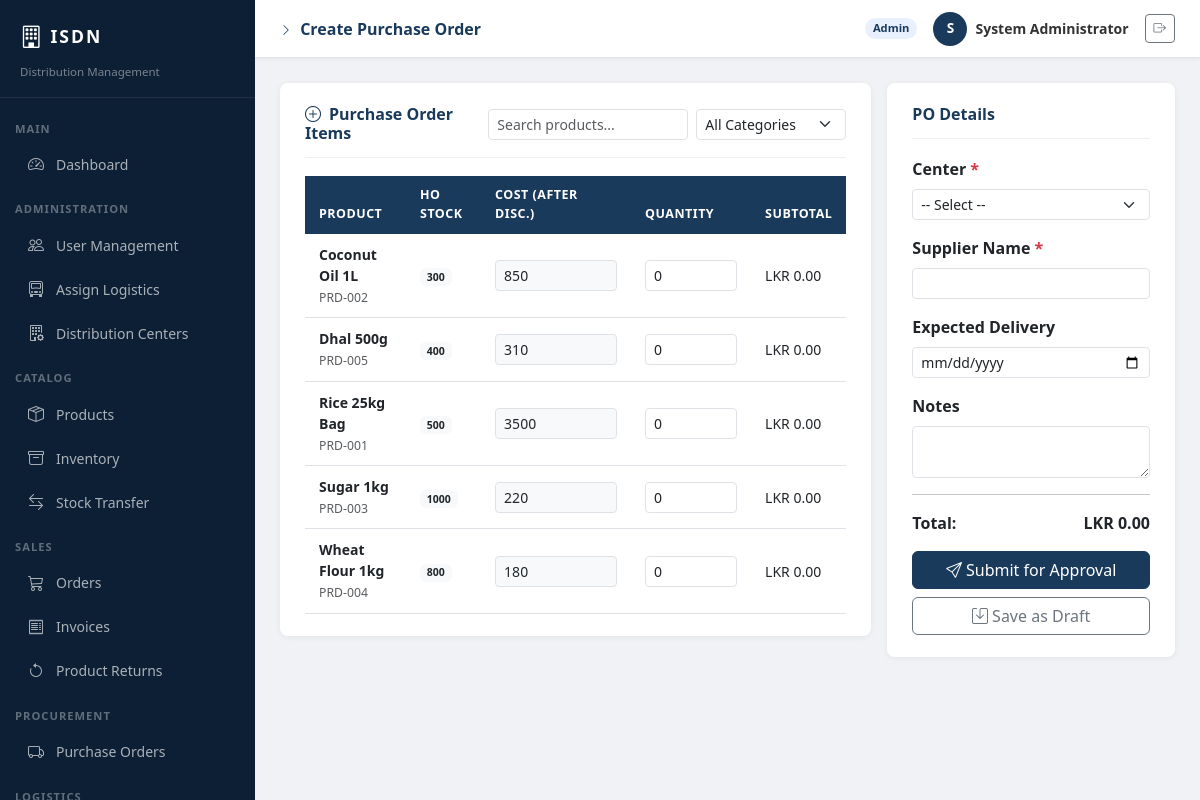
/create.php (signed in), run on the app's committed database.
### tables this page shows
CREATE TABLE products (
    id INT AUTO_INCREMENT PRIMARY KEY,
    sku VARCHAR(50) NOT NULL UNIQUE,
    name VARCHAR(150) NOT NULL,
    description TEXT,
    category VARCHAR(100),
    unit_price DECIMAL(10,2) NOT NULL DEFAULT 0.00,
    discount_percentage INT DEFAULT 0,
    unit_of_measure VARCHAR(30) DEFAULT 'unit',
    reorder_level INT DEFAULT 10,
    status ENUM('active','discontinued') DEFAULT 'active',
    created_at TIMESTAMP DEFAULT CURRENT_TIMESTAMP
);

### create.php (the view, shortened to what this page needs)
<?php
require_once BASE_URL . 'config/db.php';
$products = mysqli_query($conn,
    "SELECT p.*, (i.quantity_on_hand - i.quantity_reserved) AS ho_stock
     FROM products p
     INNER JOIN inventory i ON p.id = i.product_id AND i.center_id = 1
     WHERE p.status='active'
     ORDER BY p.name"
);
$centers  = mysqli_query($conn, "SELECT * FROM distribution_centers WHERE status='active'");
$my_center_id = null;
$hq_stmt = mysqli_query($conn, "SELECT id, name FROM distribution_centers WHERE province='None' LIMIT 1");
$hq_data = mysqli_fetch_assoc($hq_stmt);
$hq_name = $hq_data ? $hq_data['name'] : 'HQ Warehouse';
include BASE_URL . 'includes/header.php';
include BASE_URL . 'includes/sidebar.php';
include BASE_URL . 'includes/topbar.php';
?>
<form method="POST">
<div class="row g-3">
    <div class="col-xl-8">
        <div class="page-card">
            <div class="page-card-header d-flex justify-content-between align-items-center">
                <h5><i class="bi bi-plus-circle me-2"></i>Purchase Order Items</h5>
                <div class="d-flex gap-2">
                    <input type="text" id="productSearch" class="form-control form-control-sm" placeholder="Search products..." style="width: 200px;">
                    <select id="categoryFilter" class="form-select form-select-sm" style="width: 150px;">
                        <option value="">All Categories</option>
                    </select>
                </div>
            </div>
            <div class="table-responsive">
                <table class="table mb-0" id="poTable">
                    <thead><tr><th>Product</th><th>HO Stock</th><th>Cost (After Disc.)</th><th>Quantity</th><th>Subtotal</th></tr></thead>
                    <tbody>
                        <?php while ($p = mysqli_fetch_assoc($products)): ?>
                        <tr class="product-row"
                            data-name="<?= strtolower(htmlspecialchars($p['name'])) ?>"
                            data-sku="<?= strtolower(htmlspecialchars($p['sku'])) ?>"
                            data-category="<?= htmlspecialchars($p['category']) ?>">
                            <td>
                                <div class="fw-semibold"><?= htmlspecialchars($p['name']) ?></div>
                                <small class="text-muted"><?= $p['sku'] ?></small>
                            </td>
                            <td>
                                <span class="badge bg-light text-dark"><?= (int)($p['ho_stock'] ?? 0) ?></span>
                            </td>
                            <td style="width:150px;">
                                <?php
                                    $orig_price = (float)$p['unit_price'];
                                    $disc = (int)$p['discount_percentage'];
                                    $final_cost = $orig_price * (1 - ($disc / 100));
                                ?>
                                <input type="number" step="0.01" name="items[<?= $p['id'] ?>][cost]"
                                       class="form-control form-control-sm cost-input bg-light" min="0" value="<?= $final_cost ?>" readonly>
                            </td>
                            <td style="width:120px;">
                                <input type="number" name="items[<?= $p['id'] ?>][qty]"
                                       class="form-control form-control-sm qty-input" min="0" value="0">
                            </td>
                            <td><span class="subtotal">LKR 0.00</span></td>
                        </tr>
                        <?php endwhile; ?>
                    </tbody>
                </table>
            </div>
        </div>
    </div>
    <div class="col-xl-4">
        <div class="page-card">
            <div class="page-card-header"><h5>PO Details</h5></div>
            <div class="mb-3">
                <label class="form-label fw-semibold">Center <span class="text-danger">*</span></label>
                <?php if ($my_center_id): ?>
                    <?php
                        $my_c_name = 'Unknown';
                        mysqli_data_seek($centers, 0);
                        while($c = mysqli_fetch_assoc($centers)) {
                            if($c['id'] == $my_center_id) $my_c_name = $c['name'];
                        }
                    ?>
                    <div class="form-control form-control-sm bg-light text-muted">
                        <?= htmlspecialchars($my_c_name) ?> (Assigned)
                    </div>
                    <input type="hidden" name="center_id" value="<?= $my_center_id ?>">
                <?php else: ?>
                    <select name="center_id" class="form-select form-select-sm" required>
                        <option value="">-- Select --</option>
                    </select>
                <?php endif; ?>
            </div>
            <?php if ($my_center_id): ?>
            <div class="mb-3">
                <label class="form-label fw-semibold">Supplier Name</label>
                <div class="form-control form-control-sm bg-light text-muted"><?= htmlspecialchars($hq_name) ?> (Auto-assigned)</div>
                <input type="hidden" name="supplier_name" value="<?= htmlspecialchars($hq_name) ?>">
            </div>
            <?php else: ?>
            <div class="mb-3">
                <label class="form-label fw-semibold">Supplier Name <span class="text-danger">*</span></label>
                <input type="text" name="supplier_name" class="form-control form-control-sm" required value="<?= htmlspecialchars($_POST['supplier_name'] ?? '') ?>">
            </div>
            <?php endif; ?>
            <div class="mb-3">
                <label class="form-label fw-semibold">Expected Delivery</label>
                <input type="date" name="expected_delivery" class="form-control form-control-sm" value="<?= $_POST['expected_delivery'] ?? '' ?>">
            </div>
            <div class="mb-3">
                <label class="form-label fw-semibold">Notes</label>
                <textarea name="notes" class="form-control form-control-sm" rows="2"></textarea>
            </div>
            <hr>
            <div class="d-flex justify-content-between fw-bold mb-3">
                <span>Total:</span>
                <span id="po_total">LKR 0.00</span>
            </div>
            <div class="d-grid gap-2">
                <button type="submit" name="submit_po" class="btn btn-primary"><i class="bi bi-send me-1"></i>Submit for Approval</button>
                <button type="submit" name="save_draft" class="btn btn-outline-secondary"><i class="bi bi-save me-1"></i>Save as Draft</button>
            </div>
        </div>
    </div>
</div>
</form>
<?php include BASE_URL . 'includes/footer.php'; ?>

### header.php (style rules this page uses)
body { background-color: #f0f2f5; font-family: 'Segoe UI', sans-serif; margin: 0; }
.page-card { background: #fff; border-radius: 8px; box-shadow: 0 1px 6px rgba(0,0,0,0.06); padding: 22px 25px; margin-bottom: 20px; }
.page-card-header { border-bottom: 1px solid #f0f0f0; padding-bottom: 14px; margin-bottom: 18px; display: flex; justify-content: space-between; align-items: center; }
.page-card-header h5 { margin: 0; font-weight: 700; color: #1a3a5c; font-size: 1rem; }
.table thead th { background: #1a3a5c; color: #fff; font-size: 0.78rem; text-transform: uppercase; letter-spacing: 0.5px; border: none; padding: 10px 14px; }
.table tbody td { font-size: 0.875rem; padding: 10px 14px; vertical-align: middle; }
.btn-primary { background: #1a3a5c; border-color: #1a3a5c; }

### data on the page
products: name "Coconut Oil 1L", sku "PRD-002", ho_stock "300", unit_price+discount_percentage "850"
products: name "Dhal 500g", sku "PRD-005", ho_stock "400", unit_price+discount_percentage "310"
products: name "Rice 25kg Bag", sku "PRD-001", ho_stock "500", unit_price+discount_percentage "3500"
products: name "Sugar 1kg", sku "PRD-003", ho_stock "1000", unit_price+discount_percentage "220"
products: name "Wheat Flour 1kg", sku "PRD-004", ho_stock "800", unit_price+discount_percentage "180"

### other printed values
$page_title "Create Purchase Order"
str_replace('_', ' ', $_SESSION['role']) "Admin"
substr($_SESSION['user_name'], 0, 1) "S"
$_SESSION['user_name'] "System Administrator"
